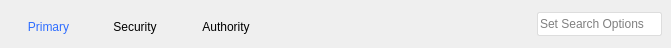
    <widget class="QWidget" name="top_bar" native="true">
     <property name="sizePolicy">
      <sizepolicy hsizetype="Preferred" vsizetype="Fixed">
       <horstretch>0</horstretch>
       <verstretch>0</verstretch>
      </sizepolicy>
     </property>
     <property name="minimumSize">
      <size>
       <width>0</width>
       <height>48</height>
      </size>
     </property>
     <property name="maximumSize">
      <size>
       <width>16777215</width>
       <height>48</height>
      </size>
     </property>
     <property name="styleSheet">
      <string notr="true">QWidget#top_bar
{
background-color: rgb(217, 217, 217);
}</string>
     </property>
     <widget class="QPushButton" name="primary">
      <property name="geometry">
       <rect>
        <x>9</x>
        <y>9</y>
        <width>79</width>
        <height>36</height>
       </rect>
      </property>
      <property name="minimumSize">
       <size>
        <width>0</width>
        <height>36</height>
       </size>
      </property>
      <property name="maximumSize">
       <size>
        <width>16777215</width>
        <height>36</height>
       </size>
      </property>
      <property name="styleSheet">
       <string notr="true">QPushButton#primary
{
border:none;
}
QPushButton#primary:hover
{
border:1px solid gray;
border-radius:2px;
background-color:transparent;
}
QPushButton#primary:pressed
{
border:1px solid gray;
border-radius:2px;
background-color: rgba(190, 190, 190,80);
}
QPushButton#primary:checked
{
border:none;
color: rgb(46, 109, 255);
}
</string>
      </property>
      <property name="text">
       <string>Primary</string>
      </property>
      <property name="icon">
       <iconset resource="../res.qrc">
        <normaloff>:/res/setting/rqk.png</normaloff>:/res/setting/rqk.png</iconset>
      </property>
      <property name="iconSize">
       <size>
        <width>28</width>
        <height>28</height>
       </size>
      </property>
      <property name="checkable">
       <bool>true</bool>
      </property>
      <property name="checked">
       <bool>true</bool>
      </property>
      <property name="autoExclusive">
       <bool>true</bool>
      </property>
     </widget>
     <widget class="QPushButton" name="security">
      <property name="geometry">
       <rect>
        <x>94</x>
        <y>9</y>
        <width>82</width>
        <height>36</height>
       </rect>
      </property>
      <property name="minimumSize">
       <size>
        <width>0</width>
        <height>36</height>
       </size>
      </property>
      <property name="maximumSize">
       <size>
        <width>16777215</width>
        <height>36</height>
       </size>
      </property>
      <property name="styleSheet">
       <string notr="true">QPushButton#security
{
border:none;
}
QPushButton#security:hover
{
border:1px solid gray;
border-radius:2px;
background-color:transparent;
}
QPushButton#security:pressed
{
border:1px solid gray;
border-radius:2px;
background-color: rgba(190, 190, 190,80);
}
QPushButton#security:checked
{
border:none;
color: rgb(46, 109, 255);
}</string>
      </property>
      <property name="text">
       <string>Security</string>
      </property>
      <property name="icon">
       <iconset resource="../res.qrc">
        <normaloff>:/res/setting/qix.png</normaloff>:/res/setting/qix.png</iconset>
      </property>
      <property name="iconSize">
       <size>
        <width>28</width>
        <height>28</height>
       </size>
      </property>
      <property name="checkable">
       <bool>true</bool>
      </property>
      <property name="checked">
       <bool>false</bool>
      </property>
      <property name="autoExclusive">
       <bool>true</bool>
      </property>
     </widget>
     <widget class="QPushButton" name="authority">
      <property name="geometry">
       <rect>
        <x>182</x>
        <y>9</y>
        <width>88</width>
        <height>36</height>
       </rect>
      </property>
      <property name="minimumSize">
       <size>
        <width>0</width>
        <height>36</height>
       </size>
      </property>
      <property name="maximumSize">
       <size>
        <width>16777215</width>
        <height>36</height>
       </size>
      </property>
      <property name="styleSheet">
       <string notr="true">QPushButton#authority
{
border:none;
}
QPushButton#authority:hover
{
border:1px solid gray;
border-radius:2px;
background-color:transparent;
}
QPushButton#authority:pressed
{
border:1px solid gray;
border-radius:2px;
background-color: rgba(190, 190, 190,80);
}
QPushButton#authority:checked
{
border:none;
color: rgb(46, 109, 255);
}</string>
      </property>
      <property name="text">
       <string>Authority</string>
      </property>
      <property name="icon">
       <iconset resource="../res.qrc">
        <normaloff>:/res/setting/qiv.png</normaloff>:/res/setting/qiv.png</iconset>
      </property>
      <property name="iconSize">
       <size>
        <width>28</width>
        <height>28</height>
       </size>
      </property>
      <property name="checkable">
       <bool>true</bool>
      </property>
      <property name="checked">
       <bool>false</bool>
      </property>
      <property name="autoExclusive">
       <bool>true</bool>
      </property>
     </widget>
     <widget class="QLineEdit" name="search">
      <property name="geometry">
       <rect>
        <x>537</x>
        <y>12</y>
        <width>125</width>
        <height>24</height>
       </rect>
      </property>
      <property name="minimumSize">
       <size>
        <width>0</width>
        <height>24</height>
       </size>
      </property>
      <property name="maximumSize">
       <size>
        <width>16777215</width>
        <height>24</height>
       </size>
      </property>
      <property name="styleSheet">
       <string notr="true">QLineEdit#search
{
border:1px solid rgb(221, 221, 221);
border-radius:2px;
}
QLineEdit#search:hover
{
border:1px solid rgb(52, 130, 255);
}</string>
      </property>
      <property name="placeholderText">
       <string>Set Search Options</string>
      </property>
     </widget>
    </widget>
